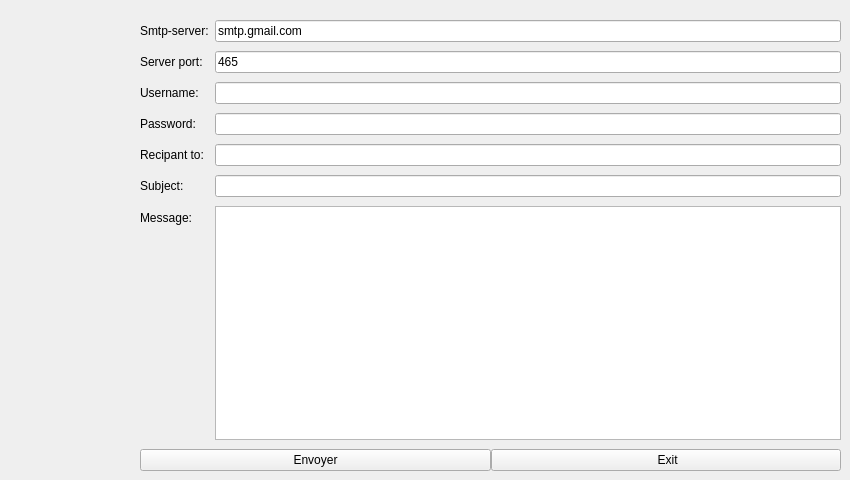
    <widget class="QWidget" name="page_10">
     <widget class="QWidget" name="layoutWidget_2">
      <property name="geometry">
       <rect>
        <x>140</x>
        <y>20</y>
        <width>701</width>
        <height>451</height>
       </rect>
      </property>
      <layout class="QFormLayout" name="formLayout_21">
       <property name="fieldGrowthPolicy">
        <enum>QFormLayout::ExpandingFieldsGrow</enum>
       </property>
       <property name="rowWrapPolicy">
        <enum>QFormLayout::WrapLongRows</enum>
       </property>
       <property name="verticalSpacing">
        <number>9</number>
       </property>
       <item row="0" column="0">
        <widget class="QLabel" name="label_81">
         <property name="text">
          <string>Smtp-server:</string>
         </property>
        </widget>
       </item>
       <item row="0" column="1">
        <widget class="QLineEdit" name="lineEdit_39F">
         <property name="text">
          <string>smtp.gmail.com</string>
         </property>
        </widget>
       </item>
       <item row="1" column="0">
        <widget class="QLabel" name="label_831">
         <property name="text">
          <string>Server port:</string>
         </property>
        </widget>
       </item>
       <item row="1" column="1">
        <widget class="QLineEdit" name="port_2F">
         <property name="text">
          <string>465</string>
         </property>
        </widget>
       </item>
       <item row="2" column="0">
        <widget class="QLabel" name="label_842">
         <property name="text">
          <string>Username:</string>
         </property>
        </widget>
       </item>
       <item row="2" column="1">
        <widget class="QLineEdit" name="uname_4F"/>
       </item>
       <item row="3" column="0">
        <widget class="QLabel" name="label_852">
         <property name="text">
          <string>Password:</string>
         </property>
        </widget>
       </item>
       <item row="3" column="1">
        <widget class="QLineEdit" name="paswd_2F">
         <property name="inputMask">
          <string/>
         </property>
         <property name="echoMode">
          <enum>QLineEdit::Password</enum>
         </property>
        </widget>
       </item>
       <item row="4" column="0">
        <widget class="QLabel" name="label_861">
         <property name="text">
          <string>Recipant to:</string>
         </property>
        </widget>
       </item>
       <item row="4" column="1">
        <widget class="QLineEdit" name="rcpt_2F"/>
       </item>
       <item row="5" column="0">
        <widget class="QLabel" name="label_871">
         <property name="text">
          <string>Subject:</string>
         </property>
        </widget>
       </item>
       <item row="5" column="1">
        <widget class="QLineEdit" name="subject_2F"/>
       </item>
       <item row="6" column="0">
        <widget class="QLabel" name="label_88">
         <property name="text">
          <string>Message:</string>
         </property>
        </widget>
       </item>
       <item row="6" column="1">
        <widget class="QPlainTextEdit" name="msg_2F"/>
       </item>
       <item row="7" column="0" colspan="2">
        <layout class="QHBoxLayout" name="horizontalLayout_21">
         <item>
          <widget class="QPushButton" name="sendBtn_2F">
           <property name="text">
            <string>    Envoyer    </string>
           </property>
          </widget>
         </item>
         <item>
          <widget class="QPushButton" name="exitBtn_2F">
           <property name="text">
            <string>     Exit    </string>
           </property>
          </widget>
         </item>
        </layout>
       </item>
      </layout>
     </widget>
    </widget>
